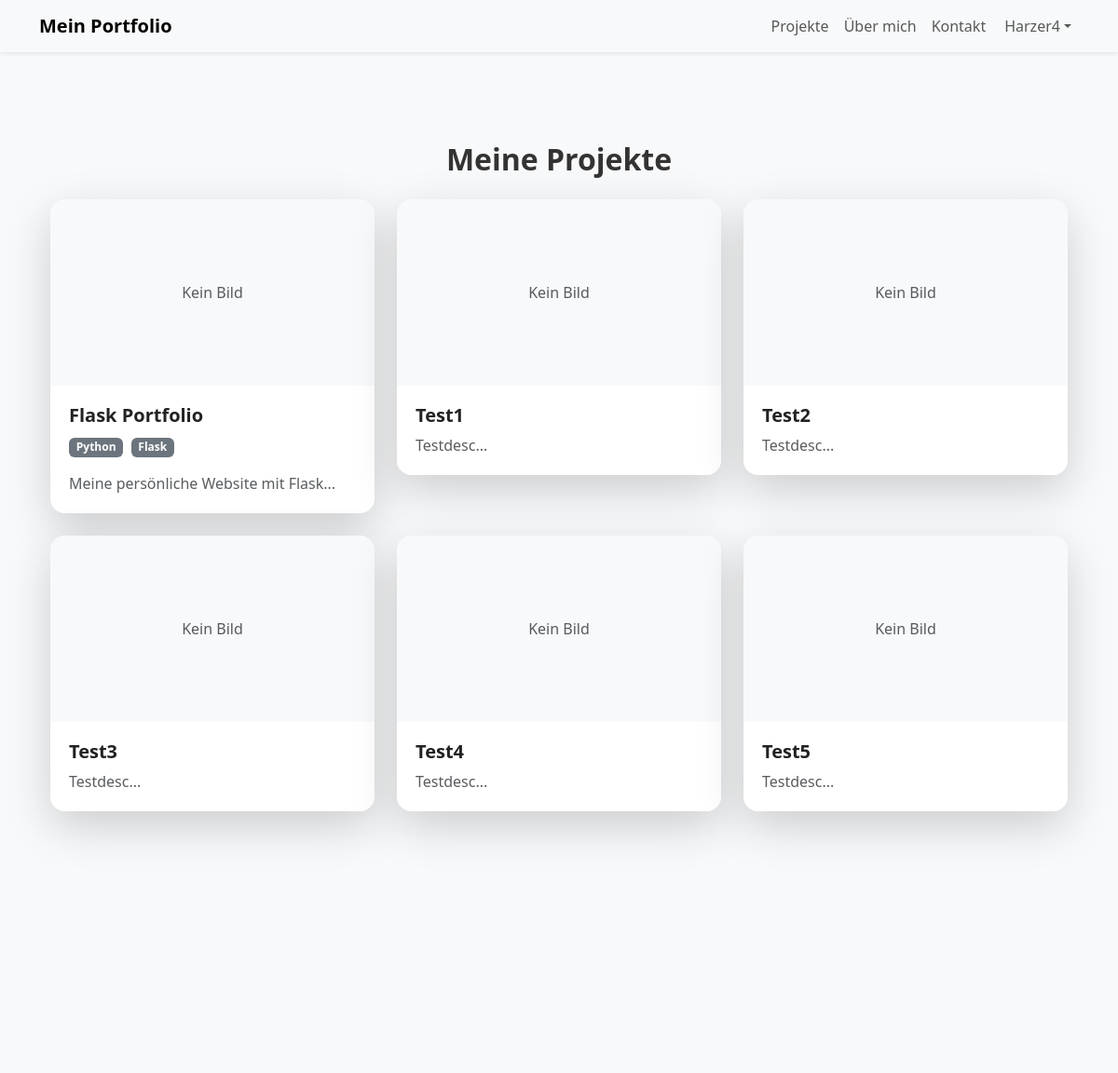
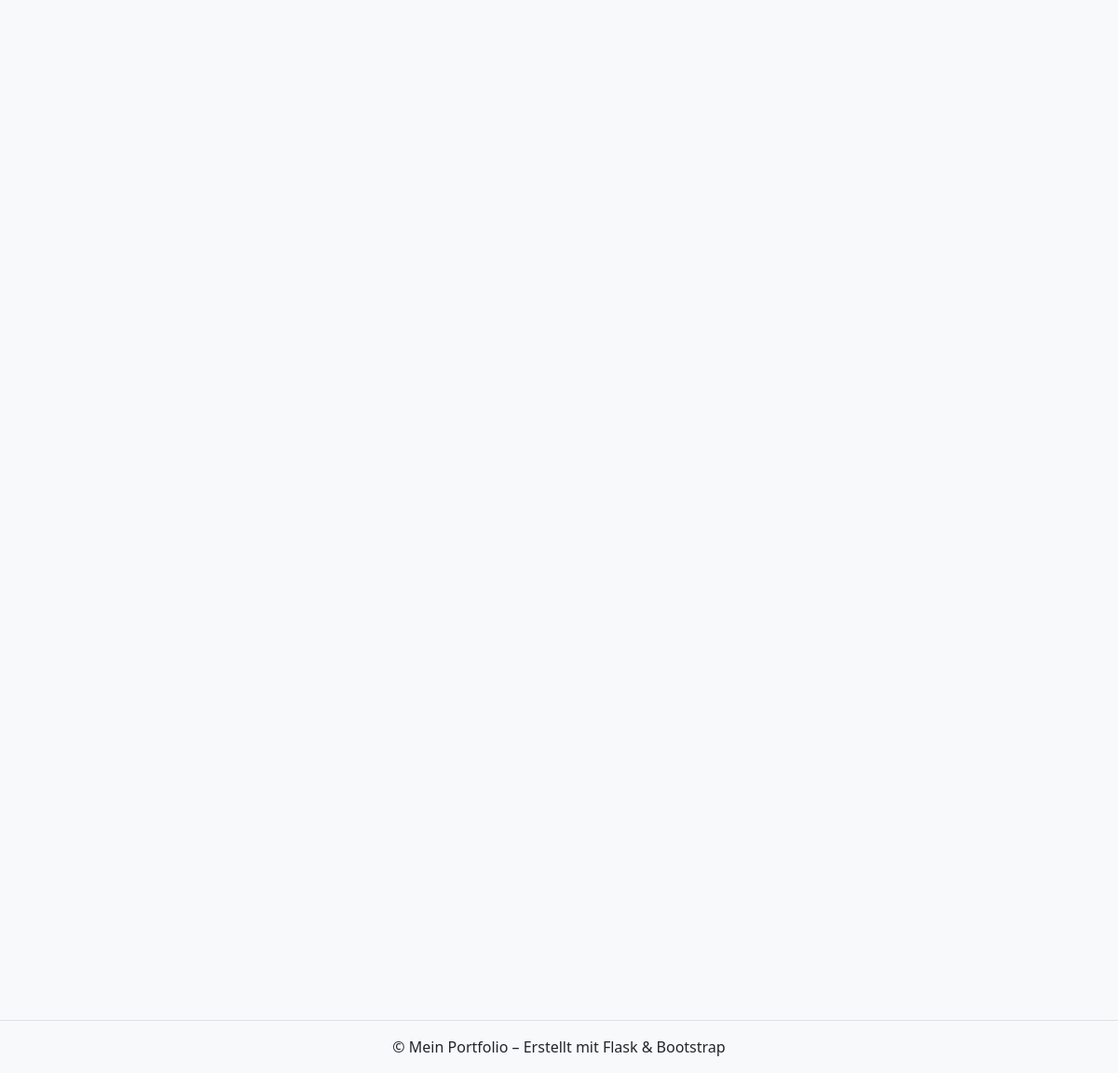
The app's page /projects/ (signed in) with its own data (2 pictures, top to bottom).
### app/models/user.py (models this page shows, shortened)
class User(db.Model, UserMixin):
    id = db.Column(db.Integer, primary_key=True)
    username = db.Column(db.String(50), unique=True, nullable=False)
    email = db.Column(db.String(120), unique=True, nullable=False)
    password_hash = db.Column(db.String(128), nullable=False)
    role = db.Column(db.String(10), default="user")  # "user" oder "admin"
    def is_admin(self):
        return self.role == "admin"

### app/models/database_models.py (models this page shows)
class Project(db.Model):
    id = db.Column(db.Integer, primary_key=True)
    title = db.Column(db.String(120), nullable=False)
    description = db.Column(db.Text, nullable=False)
    tech_stack = db.Column(db.String(200))
    github_url = db.Column(db.String(200))
    live_url = db.Column(db.String(200))
    image = db.Column(db.String(200))
    created_at = db.Column(db.DateTime, default=datetime.utcnow)

### app/routes/projects.py (the view)
@projects.route("/")
def projects_page():
    projects = Project.query.order_by(Project.created_at.asc()).all()
    return render_template("projects.html", projects=projects)

### app/templates/projects.html (shortened to what this page needs)
{% extends "base.html" %}
{% block content %}
<div class="container py-5">
  <h2 class="fw-semibold mb-4 text-center">Meine Projekte</h2>
  <div class="row g-4">
    {% for project in projects %}
    <div class="col-md-4">
      <a href="{{ url_for('projects.project_detail', project_id=project.id) }}" class="project-link">
        <div class="card project-card border-0 shadow-lg rounded-4 h-100">
          {% if project.image %}
          <img src="{{ url_for('static', filename='uploads/' ~ project.image) }}"
               class="card-img-top rounded-top-4" alt="{{ project.title }}">
          {% else %}
          <div class="card-img-top bg-light rounded-top-4 d-flex align-items-center justify-content-center" style="height:200px;">
            <span class="text-muted">Kein Bild</span>
          </div>
          {% endif %}
          <div class="card-body d-flex flex-column">
            <h5 class="card-title fw-semibold mb-2">{{ project.title }}</h5>
            {% if project.tech_stack %}
            <div class="mb-3">
              {% for tech in project.tech_stack.split(',') %}
              <span class="badge bg-secondary me-1">{{ tech.strip() }}</span>
              {% endfor %}
            </div>
            {% endif %}
            <p class="card-text text-muted flex-grow-1">
              {{ project.short_description or project.description[:100] ~ '...' }}
            </p>
          </div>
        </div>
      </a>
    </div>
    {% endfor %}
  </div>
</div>
{% endblock %}

### app/templates/widgets/navbar.html (shortened to what this page needs)
<nav class="navbar navbar-expand-lg navbar-light bg-light shadow-sm">
  <div class="container">
    <a class="navbar-brand fw-bold" href="{{ url_for('main.home') }}">Mein Portfolio</a>
    <div class="collapse navbar-collapse justify-content-end" id="navbarNav">
      <ul class="navbar-nav">
        <li class="nav-item"><a class="nav-link" href="{{ url_for('projects.projects_page') }}">Projekte</a></li>
        <li class="nav-item"><a class="nav-link" href="{{ url_for('about.about_page') }}">Über mich</a></li>
        <li class="nav-item"><a class="nav-link" href="{{ url_for('contact.contact_page') }}">Kontakt</a></li>
        <li class="nav-item dropdown">
          <a class="nav-link dropdown-toggle d-flex align-items-center" href="#" id="userDropdown" role="button"
             data-bs-toggle="dropdown" aria-expanded="false">
            {% if current_user.is_authenticated %}
              {{ current_user.username }}
            {% else %}
              Konto
            {% endif %}
          </a>
        </li>
      </ul>
    </div>
  </div>
</nav>

### app/static/css/style.css (style rules this page uses)
body { background-color: #f8f9fa; }
h1, h2 { color: #333; }
.project-link { text-decoration: none; color: inherit; display: block; }
.project-card { box-shadow: 0 8px 30px rgba(0,0,0,0.15); border-radius: 1rem; overflow: hidden; opacity: 0; transform: translateY(40px); transition: all 0.6s ease-out, box-shadow 0.3s ease, transform 0.3s ease; }
.project-card.show { opacity: 1; transform: translateY(0); }
.project-card .card-body { background-color: #fff; padding: 1.25rem; }
.project-card h5 { color: #222; }
.project-card p { color: #555; }
body { animation: fadeIn 0.8s ease-in; }

### records on screen
User: username "Harzer4"
Project: shows "Kein Bild", title "Flask Portfolio", strip "Python" "Flask", description "Meine persönliche Website mit Flask..."
Project: shows "Kein Bild", title "Test1", description "Testdesc..."
Project: shows "Kein Bild", title "Test2", description "Testdesc..."
Project: shows "Kein Bild", title "Test3", description "Testdesc..."
Project: shows "Kein Bild", title "Test4", description "Testdesc..."
Project: shows "Kein Bild", title "Test5", description "Testdesc..."
